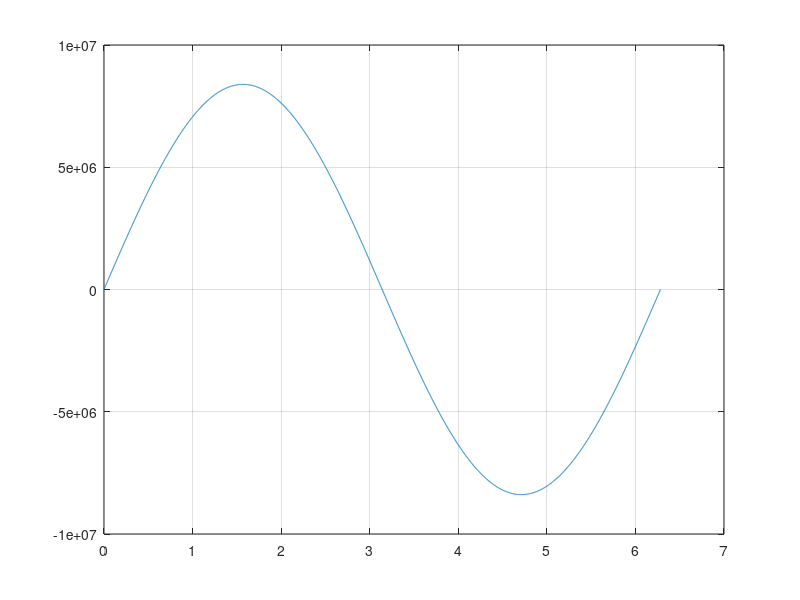

The MATLAB source for this figure:
clear all; close all;

% number of address bits
N = 12;
NTable = 2^(N);              % Number of values reserved for lookup table
b = 24;
lsb = 2^(-b+1);

% generate table
xTable = 0:2*pi/NTable:2*pi-(2*pi/NTable);
phi = (2*pi / 2/2^N);
Table = int32(sin(xTable + phi) / lsb);

figure; plot(xTable,Table); grid

%f = open('dds_table_14bit.txt');
fid = fopen( 'dds_12bit.txt', 'wt' );


				% ausgabe beistrichgetrennt
for i=1:length(Table)
  fprintf(fid,'%i, ',Table(i));
  if (mod(i, 10)) == 0
    fprintf(fid,'\n');
  end

end

fclose(fid);